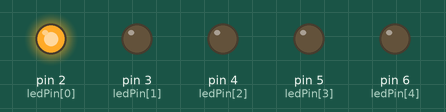
Simulated run of this sketch. Board: Arduino Uno, built with avr-gcc and run on an emulated ATmega328P. Parts: output pins drawn as LEDs (lit = HIGH).

Above: at 0.2 s.
At 1.7 s:
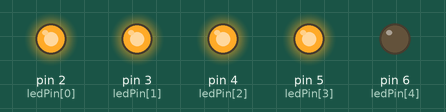
At 3.7 s:
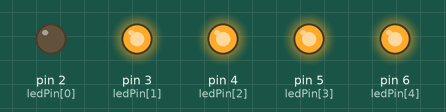
At 6.2 s:
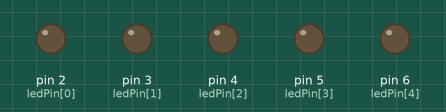
At 8.2 s:
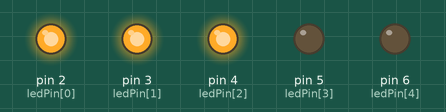
At 16.3 s:
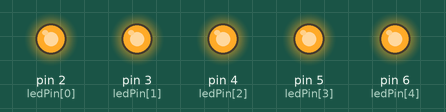
Timing chart, 0 to 17.6 s (numbered marks = the images above):
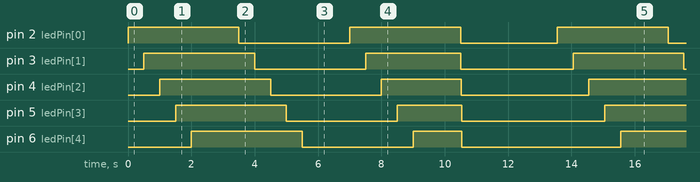

The sketch:

5sangtat.ino
```cpp
byte ledPin[]={2,3,4,5,6};
byte pincount;

void setup() {
  pincount = sizeof(ledPin);
  for (int i=0; i<pincount; i++){
    pinMode(ledPin[i],OUTPUT);
    digitalWrite(ledPin[i],LOW);
  }
}

void loop() {
  // Bật toàn bộ LED
for (int i=0;i<pincount;i++){
    digitalWrite(ledPin[i],HIGH);
    delay(500);
  }
  delay(1000);
for (int i=0;i<pincount;i++){
    digitalWrite(ledPin[i],LOW);
    delay(500);
  }
  delay(1000);
for (int i=0;i<pincount;i++){
    digitalWrite(ledPin[i],HIGH);
    delay(500);
  }

  delay(1000);
for (int i=0;i<pincount;i++){
    digitalWrite(ledPin[i],LOW);
    delay(10);
  }
    delay(3000);
}
```

Measured:
- by itself, pin 2 (ledPin[0]): alternates HIGH for 3.5 s and LOW for 3.5 s
- by itself, pin 3 (ledPin[1]): repeats every 13.6 s: LOW 3.5 s, HIGH 3.0 s, LOW 3.5 s, HIGH 3.5 s
- by itself, pin 4 (ledPin[2]): repeats every 13.6 s: LOW 3.5 s, HIGH 2.5 s, LOW 4.0 s, HIGH 3.5 s
- by itself, pin 5 (ledPin[3]): repeats every 13.6 s: LOW 3.5 s, HIGH 2.0 s, LOW 4.5 s, HIGH 3.5 s
- by itself, pin 6 (ledPin[4]): repeats every 13.6 s: LOW 3.5 s, HIGH 1.5 s, LOW 5.0 s, HIGH 3.5 s
